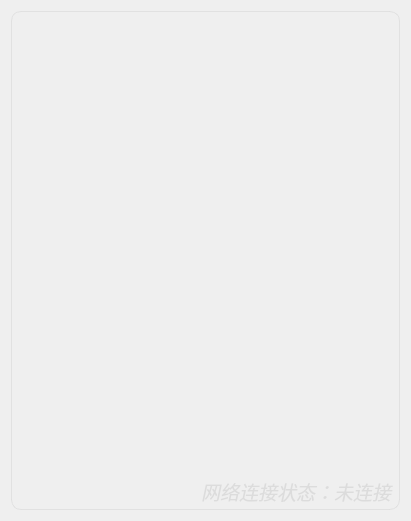
     <widget class="QWidget" name="gridLayoutWidget_2">
      <property name="geometry">
       <rect>
        <x>380</x>
        <y>60</y>
        <width>411</width>
        <height>521</height>
       </rect>
      </property>
      <layout class="QGridLayout" name="gridLayout_2">
       <item row="0" column="0">
        <widget class="QWidget" name="widget" native="true">
         <property name="minimumSize">
          <size>
           <width>0</width>
           <height>0</height>
          </size>
         </property>
         <property name="maximumSize">
          <size>
           <width>400</width>
           <height>500</height>
          </size>
         </property>
         <property name="styleSheet">
          <string notr="true">/*放置gif 的widget窗口*/
QWidget#widget{
background-image: url(:/new/prefix1/introduction.png);/*设置背景图片*/
border-radius:10px;/*设置圆角半径*/
border-style:outset;/*设置边框*/
border: 1px solid rgba(220,220,220, 200);
}</string>
         </property>
         <widget class="QLabel" name="duckLabel">
          <property name="geometry">
           <rect>
            <x>-70</x>
            <y>120</y>
            <width>512</width>
            <height>256</height>
           </rect>
          </property>
          <property name="minimumSize">
           <size>
            <width>512</width>
            <height>256</height>
           </size>
          </property>
          <property name="maximumSize">
           <size>
            <width>512</width>
            <height>256</height>
           </size>
          </property>
          <property name="styleSheet">
           <string notr="true">/*鸭子gif*/
</string>
          </property>
          <property name="text">
           <string/>
          </property>
         </widget>
         <widget class="QLabel" name="netWorkStation">
          <property name="geometry">
           <rect>
            <x>190</x>
            <y>470</y>
            <width>200</width>
            <height>21</height>
           </rect>
          </property>
          <property name="minimumSize">
           <size>
            <width>200</width>
            <height>21</height>
           </size>
          </property>
          <property name="maximumSize">
           <size>
            <width>200</width>
            <height>21</height>
           </size>
          </property>
          <property name="font">
           <font>
            <family>微软雅黑</family>
            <pointsize>14</pointsize>
            <italic>true</italic>
            <strikeout>false</strikeout>
           </font>
          </property>
          <property name="cursor">
           <cursorShape>PointingHandCursor</cursorShape>
          </property>
          <property name="autoFillBackground">
           <bool>false</bool>
          </property>
          <property name="styleSheet">
           <string notr="true">/*qlable 自定义点击按钮 找回密码*/
color:#DCDCDC;/*设置字体颜色 以备不时之需*/</string>
          </property>
          <property name="text">
           <string>网络连接状态：未连接</string>
          </property>
         </widget>
        </widget>
       </item>
      </layout>
     </widget>
